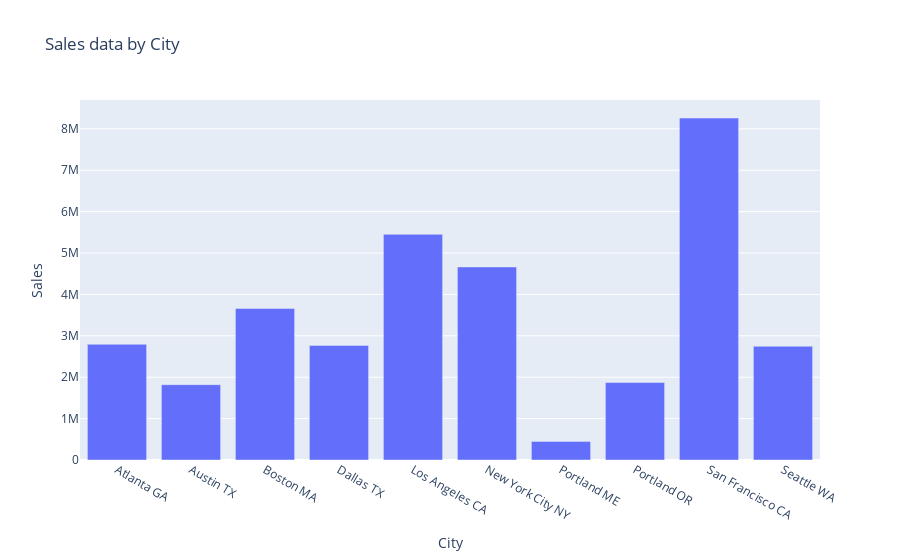

The code cell stored with this chart in its notebook:
### Code cell
import plotly.express as px

fig = px.bar(bycity, x="City", y="Sales", title="Sales data by City")
fig.show()

### Figure 1 — Plotly figure (JSON) as saved in the notebook; plotly's stock layout.template omitted (floating-point values rounded to 4 significant figures)
{"data": [{"alignmentgroup": "True", "hovertemplate": "City=%{x}<br>Sales=%{y}<extra></extra>", "legendgroup": "", "marker": {"color": "#636efa", "pattern": {"shape": ""}}, "name": "", "offsetgroup": "", "orientation": "v", "showlegend": false, "textposition": "auto", "type": "bar", "x": ["Atlanta GA", "Austin TX", "Boston MA", "Dallas TX", "Los Angeles CA", "New York City NY", "Portland ME", "Portland OR", "San Francisco CA", "Seattle WA"], "xaxis": "x", "y": [2795000.0, 1820000.0, 3662000.0, 2768000.0, 5453000.0, 4664000.0, 449800.0, 1871000.0, 8262000.0, 2748000.0], "yaxis": "y"}], "layout": {"barmode": "relative", "legend": {"tracegroupgap": 0}, "title": {"text": "Sales data by City"}, "xaxis": {"anchor": "y", "domain": [0, 1], "title": {"text": "City"}}, "yaxis": {"anchor": "x", "domain": [0, 1], "title": {"text": "Sales"}}}}
